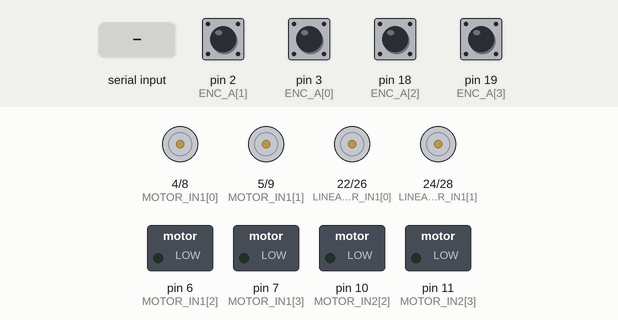
A sketch run on a simulated Arduino Mega 2560, built with avr-gcc and run on an emulated ATmega2560. On the bench: motor-driver pin pairs drawn as motors (green arrow = first pin HIGH = forward, orange = second pin HIGH = backward, longer = more drive), switched loads named in the sketch (green lamp = pin HIGH). The inputs (shaded band) are chosen by the test bench; at power-on: pin 2 (ENC_A[1]), pin 3 (ENC_A[0]), pin 18 (ENC_A[2]), pin 19 (ENC_A[3]) HIGH. What the sketch prints to the serial monitor is not drawn.

Above: at 1.2 s.
1.3 s: "RPM:90\n" received over Serial
At 2.5 s:
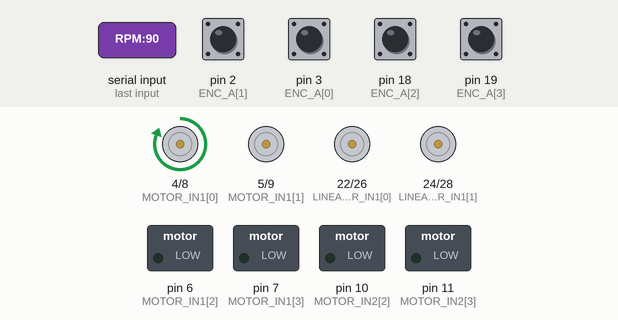
2.8 s: "RPM:,45\n" received over Serial
At 4.1 s:
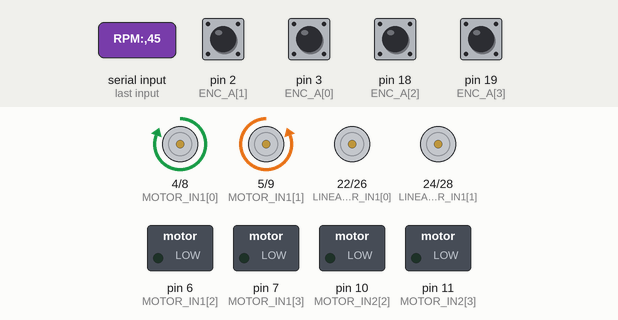
4.4 s: "PWM:\n" received over Serial
At 5.3 s:
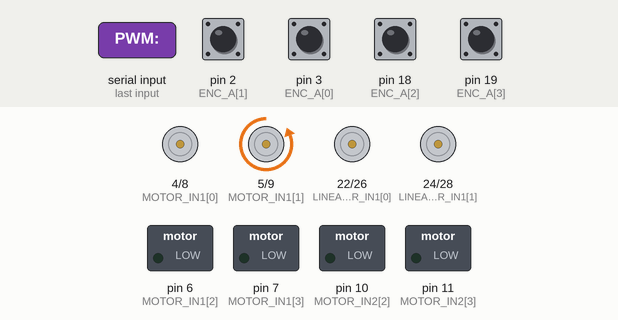
5.9 s: "SWITCH\n" received over Serial
At 6.4 s:
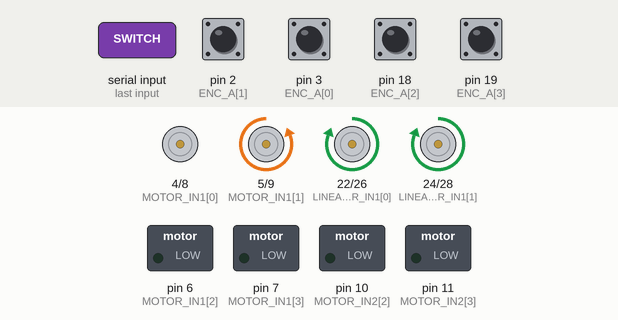
7.4 s: "RPM:\n" received over Serial
At 8.6 s:
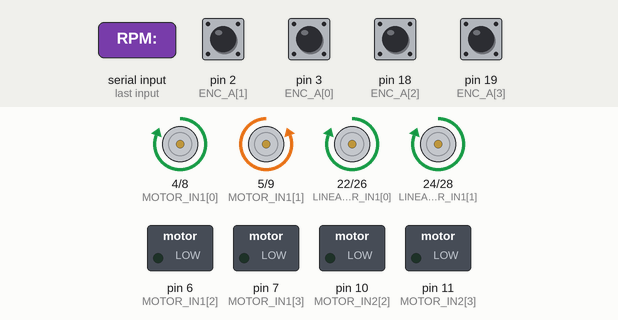
8.9 s: "ACT:\n" received over Serial
At 9.9 s:
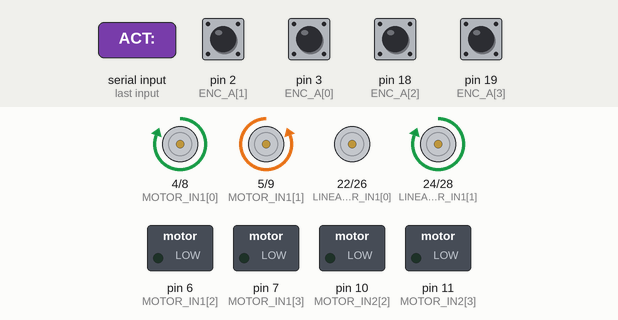
Timing chart, 0 to 52.2 s (numbered marks = the images above; inputs shaded):
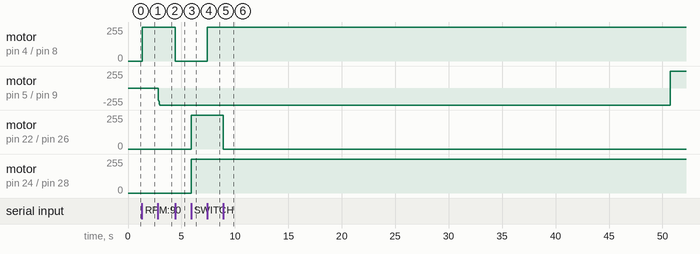

The sketch:

motor_control.ino
```cpp
#include <Arduino.h>
#include "motor_config.h"

// Encoder counts and PID variables
volatile long encoder_count[NUM_MOTORS] = {0};
float target_speed_rpm[NUM_MOTORS] = {0};
float integral[NUM_MOTORS] = {0};
float prev_error[NUM_MOTORS] = {0};
bool pid_enabled[NUM_MOTORS] = {false};

unsigned long last_pid_time = 0;

// Per-motor direction inversion flags: invert FR (index 1) and BR (index 3)
const bool invert_motor_dir[NUM_MOTORS] = {false, true, false, true};

// Add this function to reset PID terms
void resetPID() {
  for (int i = 0; i < NUM_MOTORS; i++) {
    integral[i] = 0;
    prev_error[i] = 0;
    target_speed_rpm[i] = 0;
  }
}

// Encoder ISR handler
void encoderISR(int i) {
  int b_val = digitalRead(ENC_B[i]);
  encoder_count[i] += (invert_encoder[i] ? (b_val == HIGH ? 1 : -1) : (b_val == HIGH ? -1 : 1));
}

void encoderISR0() { encoderISR(0); }
void encoderISR1() { encoderISR(1); }
void encoderISR2() { encoderISR(2); }
void encoderISR3() { encoderISR(3); }

// Motor control for 4 motors with direction inversion
void setMotor(int i, int pwm_val) {
  if (invert_motor_dir[i]) pwm_val = -pwm_val;

  int pwm = abs(pwm_val);
  pwm = constrain(pwm, 0, 255);
  if (pwm < 40 && pwm_val != 0) pwm = 40;

  if (pwm_val > 0) {
    analogWrite(MOTOR_IN1[i], pwm);
    digitalWrite(MOTOR_IN2[i], LOW);
  } else if (pwm_val < 0) {
    digitalWrite(MOTOR_IN1[i], LOW);
    analogWrite(MOTOR_IN2[i], pwm);
  } else {
    digitalWrite(MOTOR_IN1[i], LOW);
    digitalWrite(MOTOR_IN2[i], LOW);
  }
}

// Linear actuator control via L298N driver (2 actuators)
void setLinearActuator(int actuator_num, int pwm_val) {
  if (actuator_num < 0 || actuator_num > 1) return;

  int in1_pin = LINEAR_ACTUATOR_IN1[actuator_num];
  int in2_pin = LINEAR_ACTUATOR_IN2[actuator_num];

  int pwm = abs(pwm_val);
  pwm = constrain(pwm, 0, 255);
  if (pwm < 40 && pwm_val != 0) pwm = 40;

  if (pwm_val > 0) {
    analogWrite(in1_pin, pwm);
    digitalWrite(in2_pin, LOW);
  } else if (pwm_val < 0) {
    digitalWrite(in1_pin, LOW);
    analogWrite(in2_pin, pwm);
  } else {
    digitalWrite(in1_pin, LOW);
    digitalWrite(in2_pin, LOW);
  }
}

void stopLinearActuators() {
  for (int i = 0; i < 2; i++) {
    setLinearActuator(i, 0);
  }
}

void resetAll() {
  for (int i = 0; i < NUM_MOTORS; i++) {
    encoder_count[i] = 0;
    integral[i] = 0;
    prev_error[i] = 0;
    target_speed_rpm[i] = 0;
    pid_enabled[i] = false;
    setMotor(i, 0);
  }
  stopLinearActuators();
}

void setup() {
  Serial.begin(57600);

  for (int i = 0; i < NUM_MOTORS; i++) {
    pinMode(MOTOR_IN1[i], OUTPUT);
    pinMode(MOTOR_IN2[i], OUTPUT);
    pinMode(ENC_A[i], INPUT_PULLUP);
    pinMode(ENC_B[i], INPUT_PULLUP);
  }

  for (int i = 0; i < 2; i++) {
    pinMode(LINEAR_ACTUATOR_IN1[i], OUTPUT);
    pinMode(LINEAR_ACTUATOR_IN2[i], OUTPUT);
  }

  attachInterrupt(digitalPinToInterrupt(ENC_A[0]), encoderISR0, RISING);
  attachInterrupt(digitalPinToInterrupt(ENC_A[1]), encoderISR1, RISING);
  attachInterrupt(digitalPinToInterrupt(ENC_A[2]), encoderISR2, RISING);
  attachInterrupt(digitalPinToInterrupt(ENC_A[3]), encoderISR3, RISING);

  Serial.println("4-motor PID control with linear actuators ready");
}

void loop() {
  static float last_target_speed_rpm[NUM_MOTORS] = {0};
  static long last_counts[NUM_MOTORS] = {0};  // persistent between PID cycles

  if (Serial.available()) {
    String input = Serial.readStringUntil('\n');
    input.trim();

    if (input.equalsIgnoreCase("RESET")) {
      for (int i = 0; i < NUM_MOTORS; i++) encoder_count[i] = 0;
      Serial.println("RESET_OK");

    } else if (input.equalsIgnoreCase("END_OP")) {
      resetAll();
      Serial.println("END_OP_OK");
      Serial.flush();

    } else if (input.startsWith("RPM:")) {
      String data = input.substring(4);
      for (int i = 0; i < NUM_MOTORS; i++) {
        int sep = data.indexOf(',');
        String val = (sep == -1) ? data : data.substring(0, sep);
        float new_rpm = val.toFloat();
        target_speed_rpm[i] = new_rpm;
        last_target_speed_rpm[i] = new_rpm;
        pid_enabled[i] = true;
        if (sep == -1) break;
        data = data.substring(sep + 1);
      }

    } else if (input.startsWith("PWM:")) {
      String data = input.substring(4);
      for (int i = 0; i < NUM_MOTORS; i++) {
        int sep = data.indexOf(',');
        String val = (sep == -1) ? data : data.substring(0, sep);
        int pwm_val = val.toInt();
        pid_enabled[i] = false;
        setMotor(i, pwm_val);
        if (sep == -1) break;
        data = data.substring(sep + 1);
      }

    } else if (input.startsWith("ACT:")) {
      String data = input.substring(4);
      for (int i = 0; i < 2; i++) {
        int sep = data.indexOf(',');
        String val = (sep == -1) ? data : data.substring(0, sep);
        int pwm_val = val.toInt();
        setLinearActuator(i, pwm_val);
        if (sep == -1) break;
        data = data.substring(sep + 1);
      }

    } else if (input.equalsIgnoreCase("STOP")) {
      for (int i = 0; i < NUM_MOTORS; i++) {
        pid_enabled[i] = false;
        setMotor(i, 0);

        integral[i] = 0;
        prev_error[i] = 0;
        target_speed_rpm[i] = 0;
        last_counts[i] = encoder_count[i];  // sync with PID
      }
      stopLinearActuators();
      Serial.println("STOP_OK");

    } else if (input.equalsIgnoreCase("SWITCH")) {
      setLinearActuator(0, 255);
      setLinearActuator(1, 255);

    } else if (input.equalsIgnoreCase("SWITCH_BACK")) {
      setLinearActuator(0, -255);
      setLinearActuator(1, -255);
    }
  }

  unsigned long now = millis();
  if (now - last_pid_time >= PID_INTERVAL) {
    last_pid_time = now;

    for (int i = 0; i < NUM_MOTORS; i++) {
      if (!pid_enabled[i]) continue;

      long delta = encoder_count[i] - last_counts[i];
      last_counts[i] = encoder_count[i];

      float measured_rpm = ((float)delta / TICKS_PER_REV) * (MS_PER_MIN / PID_INTERVAL);
      float error = target_speed_rpm[i] - measured_rpm;

      integral[i] += error;
      float derivative = error - prev_error[i];
      prev_error[i] = error;

      float output = Kp[i] * error + Ki[i] * integral[i] + Kd[i] * derivative;
      output *= Ko[i];

      int pwm = constrain((int)output, -255, 255);

      Serial.print("Motor ");
      Serial.print(i);
      Serial.print(" PWM: ");
      Serial.println(pwm);

      setMotor(i, pwm);
    }

    Serial.print("ENC:");
    for (int i = 0; i < NUM_MOTORS; i++) {
      Serial.print(encoder_count[i]);
      if (i < NUM_MOTORS - 1) Serial.print(",");
    }
    Serial.println();
  }
}
```

motor_config.h
```cpp
#ifndef MOTOR_CONFIG_H
#define MOTOR_CONFIG_H

// Number of PID-controlled motors
const int NUM_MOTORS = 4;

// Motor pins with position labels
const int MOTOR_IN1[NUM_MOTORS] = {
  4,  // FL - Front Left motor PWM pin
  5,  // FR - Front Right motor PWM pin
  6,  // BL - Back Left motor PWM pin
  7   // BR - Back Right motor PWM pin
};

const int MOTOR_IN2[NUM_MOTORS] = {
  8,  // FL - Front Left motor direction pin
  9,  // FR - Front Right motor direction pin
  10, // BL - Back Left motor direction pin
  11  // BR - Back Right motor direction pin
};

// Encoder pins for each motor
const int ENC_A[NUM_MOTORS] = {
  3,  // FL encoder channel A
  2,  // FR encoder channel A
  18, // BL encoder channel A
  19  // BR encoder channel A
};

const int ENC_B[NUM_MOTORS] = {
  14, // FL encoder channel B
  15, // FR encoder channel B
  16, // BL encoder channel B
  17  // BR encoder channel B
};

// Linear actuator pins (adjust as needed)
const int LINEAR_ACTUATOR_IN1[2] = {22, 24};   // Forward control pins
const int LINEAR_ACTUATOR_IN2[2] = {26, 28}; // Reverse control pins

// IMU PINS MUST BE 0,1

// PID constants per motor (example values)
const float Kp[NUM_MOTORS] = {3.0, 3.0, 3.0, 3.0};
const float Ki[NUM_MOTORS] = {0.5, 0.5, 0.5, 0.5}; // 0.8, 0.8, 0.8, 0.8
const float Kd[NUM_MOTORS] = {0.6, 0.6, 0.6, 0.6};
const float Ko[NUM_MOTORS] = {1.0, 1.0, 1.0, 1.0};

// Encoder inversion flags
const bool invert_encoder[NUM_MOTORS] = {false, false, false, false};

// Encoder and timing constants
const float TICKS_PER_REV = 6440;
const float MS_PER_MIN = 60000.0;
const unsigned long PID_INTERVAL = 33;  // ~30Hz PID loop

#endif // MOTOR_CONFIG_H
```

Measured:
- after the input at 1.3 s, motor on pin 4 (MOTOR_IN1[0]) / pin 8 (MOTOR_IN2[0]): stopped → forward 255/255 at once
- after the input at 2.8 s, motor on pin 5 (MOTOR_IN1[1]) / pin 9 (MOTOR_IN2[1]): stopped → backward 255/255 at once
- after the input at 4.4 s, motor on pin 4 (MOTOR_IN1[0]) / pin 8 (MOTOR_IN2[0]): forward 255/255 → stopped at once
- after the input at 5.9 s, motor on pin 22 (LINEAR_ACTUATOR_IN1[0]) / pin 26 (LINEAR_ACTUATOR_IN2[0]), motor on pin 24 (LINEAR_ACTUATOR_IN1[1]) / pin 28 (LINEAR_ACTUATOR_IN2[1]): stopped → forward 255/255 at once
- after the input at 7.4 s, motor on pin 4 (MOTOR_IN1[0]) / pin 8 (MOTOR_IN2[0]): stopped → forward 255/255 at once
- after the input at 8.9 s, motor on pin 22 (LINEAR_ACTUATOR_IN1[0]) / pin 26 (LINEAR_ACTUATOR_IN2[0]): forward 255/255 → stopped at once
